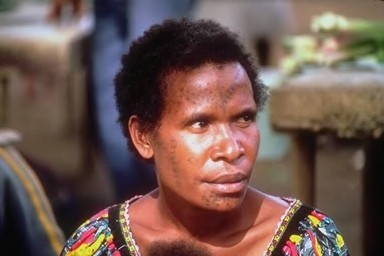
#> input picture Corel1000/1/1.jpg, 384 x 256 px, given in place of bg.jpg, which was not available
$ python t.py
#> lines starting #> are read from the running program, lines starting #| are printed output that depends on the picture; after the words box and inside, x2 and y2 are one past the last pixel; in counts of white or black regions, pixels touching at a corner belong together; pictures that were not available may be replaced by others from this repository, and a replacement may not be noted
import cv2
from cv2 import saliency
import numpy as np
from numpy.random import randint
# TO DO:
# Realizar cortes em todas as imagens do dataset
# pasta 10, 9, 7, 3,

bg = cv2.imread("bg.jpg")
#> bg is the input picture: shape (256, 384, 3); mean B, G, R 79.8, 86.9, 111.8
bg = cv2.resize(bg, (int(bg.shape[1] * 0.15),int(bg.shape[0] * 0.15)))
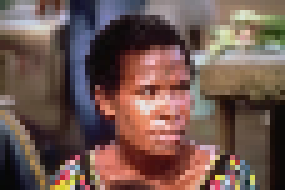
#> bg: shape (38, 57, 3) (shown 5 times larger); mean B, G, R 79.8, 87, 111.9

for file in range(50):
	index = randint(low=0, high=100)
	print(index)
	img = cv2.imread("./Corel1000/1/"+str(index)+".jpg")
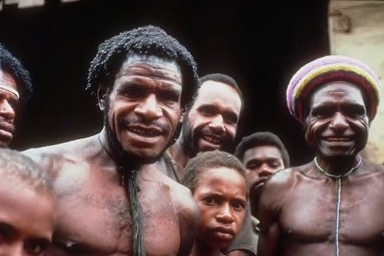
#> input picture Corel1000/1/24.jpg, 384 x 256 px, given in place of 44.jpg, which was not available
#> img is the input picture: shape (256, 384, 3); mean B, G, R 75, 77.2, 95.4
	auximg = np.array(img)
	sal = cv2.saliency.StaticSaliencySpectralResidual_create()
	map = sal.computeSaliency(img)
	map = (map[1] * 255).astype("uint8")
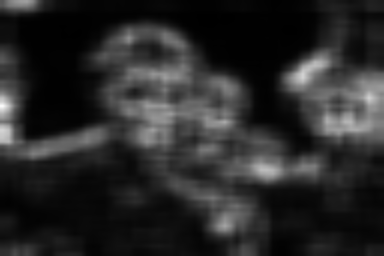
#> map: shape (256, 384); min 0, max 249, mean 41

	thresh = cv2.threshold(map.astype("uint8"), 0, 255, cv2.THRESH_BINARY | cv2.THRESH_OTSU)[1]
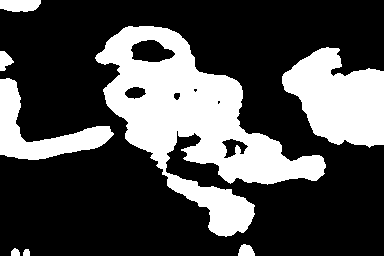
#> thresh: shape (256, 384); 29.8% white; 8 white regions

	#cv2.imshow('image antes', thresh)

	contours, hierarchy = cv2.findContours(thresh, cv2.RETR_TREE, cv2.CHAIN_APPROX_SIMPLE)
#> contours = 14 contours, 2 with area under 20; largest, box (x1, y1, x2, y2) and area: (95, 26, 326, 237) 19064, (282, 47, 384, 148) 6662, (0, 78, 114, 160) 3036, (130, 39, 176, 63) 735, (0, 0, 41, 12) 382

	x, y = thresh.shape
#> x = 256; y = 384

	arr = np.zeros((x, y, 3), np.uint8)

	for i in range(len(contours)):
		cnt = contours[i]
		if cv2.contourArea(cnt) > 0.05 * img.shape[0] * img.shape[1]:
			cv2.fillConvexPoly(arr, cnt, [255, 255, 255])
#> this loop made 14 passes
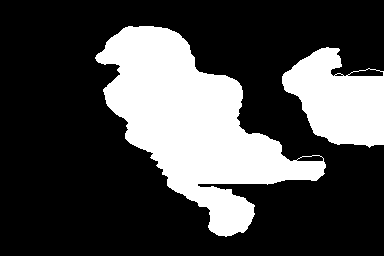
#> arr: shape (256, 384, 3); 28.2% white; 2 white regions, box (x1, y1, x2, y2) and area: (95, 26, 326, 237) 20997, (282, 47, 384, 148) 6684

	#cv2.imshow('arr', arr)
	threshimg = np.array(img)

#> (the run stopped early here; a loop or call above may not have finished)
